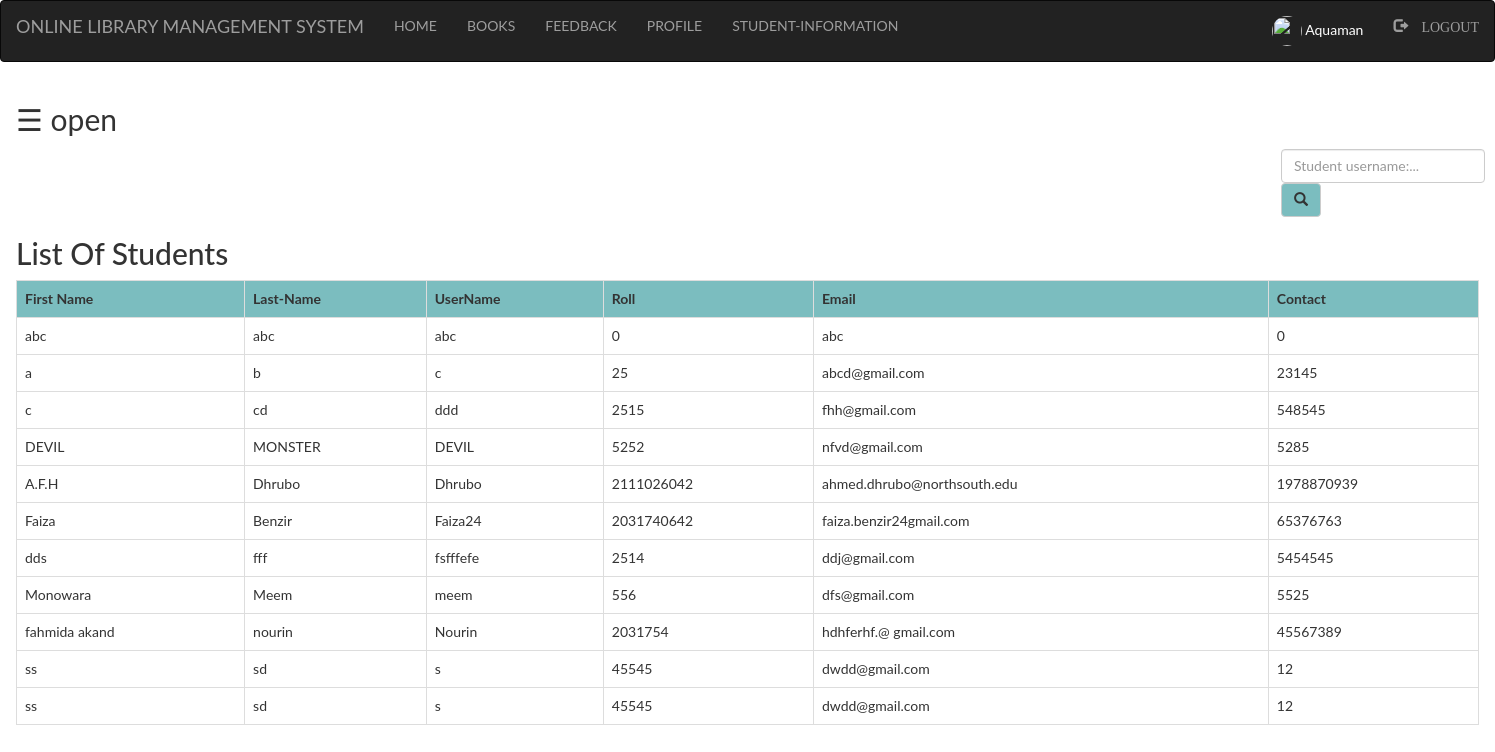
The app's page /library/admin/student.php (signed in) with its own data.
### tables this page shows
CREATE TABLE `student` (
  `first` varchar(100) NOT NULL,
  `last` varchar(100) NOT NULL,
  `username` varchar(100) NOT NULL,
  `password` varchar(100) NOT NULL,
  `roll` int(100) NOT NULL,
  `email` varchar(100) NOT NULL,
  `contact` int(100) NOT NULL,
  `pic` varchar(100) NOT NULL
);

### library/admin/student.php (the view, shortened to what this page needs)
<?php
  include "connection.php";
  include "navbar.php";
?>
<!DOCTYPE html>
<html>
<head>
</head>
<body>
	<div id="main">
		<span style="font-size:30px;cursor:pointer" onclick="openNav()">&#9776; open</span>
	<div class="srch">
		<form class="navbar-form" method="post" name="form1">
				<input class="form-control" type="text" name="search" placeholder="Student username:..." required="">
				<button style="background-color: #6db6b9e6;" type="submit" name="submit" class="btn btn-default">
					<span class="glyphicon glyphicon-search"></span>
				</button>
		</form>
	</div>
	<h2>List Of Students</h2>
	<?php
		if(isset($_POST['submit']))
		{
			$q=mysqli_query($db,"SELECT first,last,username,roll,email,contact FROM `student` WHERE `username` like '%$_POST[search]%' ");
			if(mysqli_num_rows($q)==0)
			{
				echo "Sorry! No student found. Try searching again...";
			}
			else
			{
		echo "<table class='table table-bordered table-hover' >";
			echo "<tr style='background-color: #6db6b9e6;'>";
				echo "<th>"; echo "First Name";	echo "</th>";
				echo "<th>"; echo "Last Name";  echo "</th>";
				echo "<th>"; echo "Username";  echo "</th>";
				echo "<th>"; echo "Roll";  echo "</th>";
				echo "<th>"; echo "Email";  echo "</th>";
				echo "<th>"; echo "contact";  echo "</th>";
			echo "</tr>";
			while($row=mysqli_fetch_assoc($q))
			{
				echo "<tr>";
				echo "<td>"; echo $row['first']; echo "</td>";
				echo "<td>"; echo $row['last']; echo "</td>";
				echo "<td>"; echo $row['username']; echo "</td>";
				echo "<td>"; echo $row['roll']; echo "</td>";
				echo "<td>"; echo $row['email']; echo "</td>";
				echo "<td>"; echo $row['contact']; echo "</td>";
				echo "</tr>";
			}
		echo "</table>";
			}
		}
		else
		{
			$res=mysqli_query($db,"SELECT first,last,username,roll,email,contact FROM `student` ORDER BY `student`.`username` ASC;");
		echo "<table class='table table-bordered table-hover' >";
			echo "<tr style='background-color: #6db6b9e6;'>";
				echo "<th>"; echo "First Name";	echo "</th>";
				echo "<th>"; echo "Last-Name";  echo "</th>";
				echo "<th>"; echo "UserName";  echo "</th>";
				echo "<th>"; echo "Roll";  echo "</th>";
				echo "<th>"; echo "Email";  echo "</th>";
				echo "<th>"; echo "Contact";  echo "</th>";
			echo "</tr>";
			while($row=mysqli_fetch_assoc($res))
			{
				echo "<tr>";
				echo "<td>"; echo $row['first']; echo "</td>";
				echo "<td>"; echo $row['last']; echo "</td>";
				echo "<td>"; echo $row['username']; echo "</td>";
				echo "<td>"; echo $row['roll']; echo "</td>";
				echo "<td>"; echo $row['email']; echo "</td>";
				echo "<td>"; echo $row['contact']; echo "</td>";
				echo "</tr>";
			}
		echo "</table>";
		}
	?>
</body>
</html>

### library/admin/student.php (style rules this page uses)
.srch { padding-left: 1250px; }
body { font-family: "Lato", sans-serif; transition: background-color .5s; }
#main { transition: margin-left .5s; padding: 16px; }

### records on screen
student: first "abc", last "abc", username "abc", roll "0", email "abc", contact "0"
student: first "a", last "b", username "c", roll "25", email "abcd@gmail.com", contact "23145"
student: first "c", last "cd", username "ddd", roll "2515", email "fhh@gmail.com", contact "548545"
student: first "DEVIL", last "MONSTER", username "DEVIL", roll "5252", email "nfvd@gmail.com", contact "5285"
student: first "A.F.H", last "Dhrubo", username "Dhrubo", roll "2111026042", email "ahmed.dhrubo@northsouth.edu", contact "1978870939"
student: first "Faiza", last "Benzir", username "Faiza24", roll "2031740642", email "faiza.benzir24gmail.com", contact "65376763"
student: first "dds", last "fff", username "fsfffefe", roll "2514", email "ddj@gmail.com", contact "5454545"
student: first "Monowara", last "Meem", username "meem", roll "556", email "dfs@gmail.com", contact "5525"
student: first "fahmida akand", last "nourin", username "Nourin", roll "2031754", email "hdhferhf.@ gmail.com", contact "45567389"
student: first "ss", last "sd", username "s", roll "45545", email "dwdd@gmail.com", contact "12"
student: first "ss", last "sd", username "s", roll "45545", email "dwdd@gmail.com", contact "12"

### other values on screen
$_SESSION['login_user'] "Aquaman"
